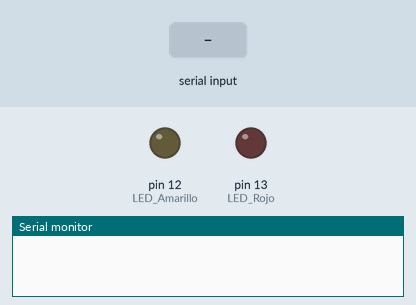
This sketch was run on a simulated Arduino Uno, built with avr-gcc and run on an emulated ATmega328P. Parts: output pins drawn as LEDs (lit = HIGH), the last lines printed to the serial monitor. The test bench sets the inputs (shaded band).

Above: at 1.2 s.
1.3 s: "1" received over Serial
At 1.6 s:
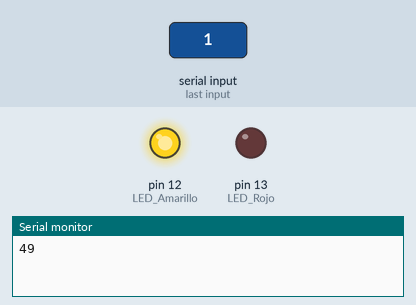
2.8 s: "3" received over Serial
At 3.9 s:
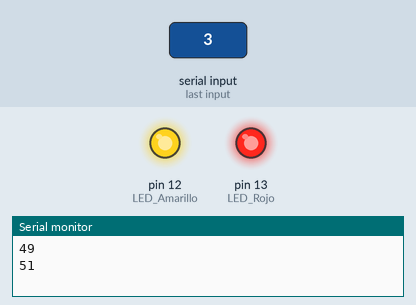
4.3 s: "0" received over Serial
At 5.0 s:
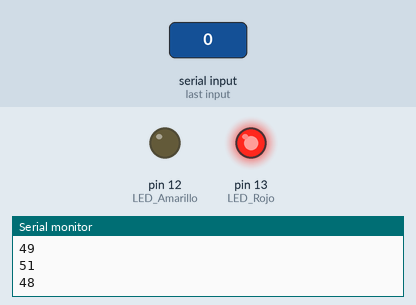
5.8 s: "2" received over Serial
At 6.2 s:
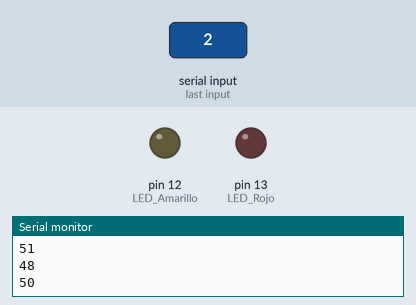
Timing chart, 0 to 8.3 s (numbered marks = the images above; inputs shaded):
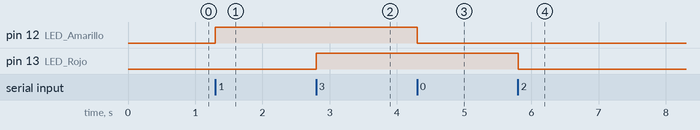

The sketch:

Tutorial_JAVADUINO_-_C_digo_Arduino.ino
```cpp
/*
  Autor: Mario Pérez Esteso
  Web: www.geekytheory.com
  Twitter: @geekytheory
  Facebook: www.facebook.com/geekytheory
*/
const int LED_Rojo = 13;
const int LED_Amarillo=12;
int inByte = 0;

void setup(){
    Serial.begin(9600); //Open the serial port
    pinMode(LED_Amarillo, OUTPUT);
    pinMode(LED_Rojo, OUTPUT);
    digitalWrite(LED_Amarillo, LOW);
    digitalWrite(LED_Rojo, LOW);
  }

void loop(){

    if(Serial.available() > 0){

        inByte = Serial.read();
        Serial.println(inByte);
        if(inByte == '0')
            digitalWrite(LED_Amarillo, LOW);
        else if(inByte=='1')
            digitalWrite(LED_Amarillo, HIGH);
        else if(inByte=='2')
            digitalWrite(LED_Rojo, LOW);
        else if(inByte=='3')
            digitalWrite(LED_Rojo, HIGH);
    }
}
```

Measured:
- after the input at 1.3 s, pin 12 (LED_Amarillo): LOW → HIGH at once
- after the input at 2.8 s, pin 13 (LED_Rojo): LOW → HIGH at once
- after the input at 4.3 s, pin 12 (LED_Amarillo): HIGH → LOW at once
- after the input at 5.8 s, pin 13 (LED_Rojo): HIGH → LOW at once
